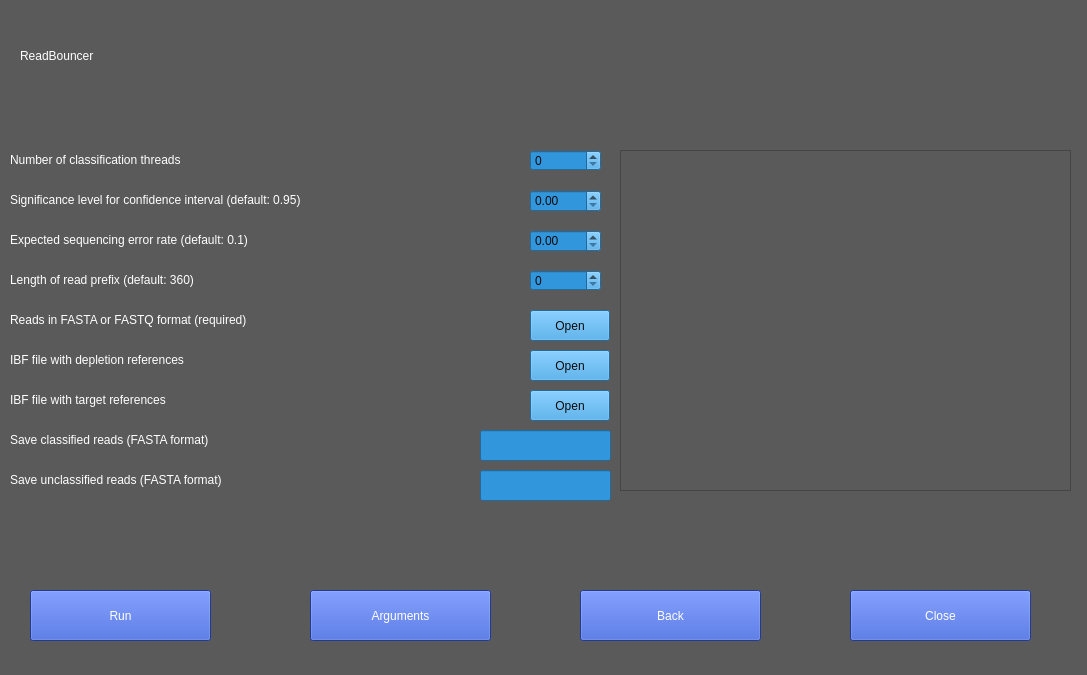
<?xml version="1.0" encoding="UTF-8"?>
<ui version="4.0">
 <class>Classify_mainwindow</class>
 <widget class="QDialog" name="Classify_mainwindow">
  <property name="geometry">
   <rect>
    <x>0</x>
    <y>0</y>
    <width>1087</width>
    <height>675</height>
   </rect>
  </property>
  <property name="maximumSize">
   <size>
    <width>1087</width>
    <height>675</height>
   </size>
  </property>
  <property name="font">
   <font>
    <weight>50</weight>
    <bold>false</bold>
   </font>
  </property>
  <property name="cursor">
   <cursorShape>ArrowCursor</cursorShape>
  </property>
  <property name="mouseTracking">
   <bool>false</bool>
  </property>
  <property name="tabletTracking">
   <bool>false</bool>
  </property>
  <property name="focusPolicy">
   <enum>Qt::NoFocus</enum>
  </property>
  <property name="windowTitle">
   <string>Classify Nanopore Reads based on a IBF</string>
  </property>
  <property name="toolTip">
   <string notr="true"/>
  </property>
  <property name="whatsThis">
   <string>&lt;!DOCTYPE HTML PUBLIC &quot;-//W3C//DTD HTML 4.0//EN&quot; &quot;http://www.w3.org/TR/REC-html40/strict.dtd&quot;&gt;
&lt;html&gt;&lt;head&gt;&lt;meta name=&quot;qrichtext&quot; content=&quot;1&quot; /&gt;&lt;style type=&quot;text/css&quot;&gt;
p, li { white-space: pre-wrap; }
&lt;/style&gt;&lt;/head&gt;&lt;body style=&quot; font-family:'MS Shell Dlg 2'; font-size:8pt; font-weight:400; font-style:normal;&quot;&gt;
&lt;p style=&quot; margin-top:12px; margin-bottom:12px; margin-left:0px; margin-right:0px; -qt-block-indent:0; text-indent:0px;&quot;&gt;&lt;br /&gt;&lt;/p&gt;&lt;/body&gt;&lt;/html&gt;</string>
  </property>
  <property name="autoFillBackground">
   <bool>false</bool>
  </property>
  <property name="styleSheet">
   <string notr="true">background-color: rgb(90, 90, 90);</string>
  </property>
  <widget class="QPushButton" name="pushButton_2">
   <property name="geometry">
    <rect>
     <x>1380</x>
     <y>460</y>
     <width>151</width>
     <height>31</height>
    </rect>
   </property>
   <property name="styleSheet">
    <string notr="true">background-color: rgb(46, 81, 204);
color: rgb(255, 255, 255);
font: 75 10pt &quot;MS Shell Dlg 2&quot;;
border-color: rgb(170, 255, 0);</string>
   </property>
   <property name="text">
    <string>Close</string>
   </property>
  </widget>
  <widget class="QPushButton" name="pushButton">
   <property name="geometry">
    <rect>
     <x>1160</x>
     <y>640</y>
     <width>151</width>
     <height>31</height>
    </rect>
   </property>
   <property name="styleSheet">
    <string notr="true">background-color: rgb(46, 81, 204);
color: rgb(255, 255, 255);
font: 75 10pt &quot;MS Shell Dlg 2&quot;;
border-color: rgb(170, 255, 0);</string>
   </property>
   <property name="text">
    <string>Close</string>
   </property>
  </widget>
  <widget class="QPushButton" name="pushButton_3">
   <property name="geometry">
    <rect>
     <x>850</x>
     <y>590</y>
     <width>181</width>
     <height>51</height>
    </rect>
   </property>
   <property name="styleSheet">
    <string notr="true">background-color: rgb(46, 81, 204);
color: rgb(255, 255, 255);
font: 75 10pt &quot;MS Shell Dlg 2&quot;;
border-color: rgb(170, 255, 0);</string>
   </property>
   <property name="text">
    <string>Close</string>
   </property>
  </widget>
  <widget class="QSpinBox" name="spinBox_3">
   <property name="geometry">
    <rect>
     <x>530</x>
     <y>270</y>
     <width>71</width>
     <height>21</height>
    </rect>
   </property>
   <property name="styleSheet">
    <string notr="true">color: rgb(11, 11, 11);
background-color: rgb(50, 150, 220);</string>
   </property>
   <property name="maximum">
    <number>100000000</number>
   </property>
  </widget>
  <widget class="QPushButton" name="pushButton_4">
   <property name="geometry">
    <rect>
     <x>30</x>
     <y>590</y>
     <width>181</width>
     <height>51</height>
    </rect>
   </property>
   <property name="styleSheet">
    <string notr="true">background-color: rgb(46, 81, 204);
color: rgb(255, 255, 255);
font: 75 10pt &quot;MS Shell Dlg 2&quot;;
border-color: rgb(170, 255, 0);</string>
   </property>
   <property name="text">
    <string>Run</string>
   </property>
  </widget>
  <widget class="QLabel" name="label_5">
   <property name="geometry">
    <rect>
     <x>10</x>
     <y>270</y>
     <width>461</width>
     <height>20</height>
    </rect>
   </property>
   <property name="styleSheet">
    <string notr="true">color: rgb(255, 255, 255);
font: 75 10pt &quot;MS Shell Dlg 2&quot;;</string>
   </property>
   <property name="text">
    <string>Length of read prefix (default: 360)</string>
   </property>
  </widget>
  <widget class="QLabel" name="label_8">
   <property name="geometry">
    <rect>
     <x>10</x>
     <y>350</y>
     <width>461</width>
     <height>20</height>
    </rect>
   </property>
   <property name="styleSheet">
    <string notr="true">color: rgb(255, 255, 255);
font: 75 10pt &quot;MS Shell Dlg 2&quot;;</string>
   </property>
   <property name="text">
    <string>IBF file with depletion references</string>
   </property>
  </widget>
  <widget class="QPushButton" name="pushButton_5">
   <property name="geometry">
    <rect>
     <x>530</x>
     <y>350</y>
     <width>80</width>
     <height>31</height>
    </rect>
   </property>
   <property name="styleSheet">
    <string notr="true">color: rgb(11, 11, 11);
background-color: rgb(50, 150, 220);
font: 75 10pt &quot;MS Shell Dlg 2&quot;;</string>
   </property>
   <property name="text">
    <string>Open</string>
   </property>
  </widget>
  <widget class="QLabel" name="label_3">
   <property name="geometry">
    <rect>
     <x>10</x>
     <y>190</y>
     <width>511</width>
     <height>20</height>
    </rect>
   </property>
   <property name="styleSheet">
    <string notr="true">color: rgb(255, 255, 255);
font: 75 10pt &quot;MS Shell Dlg 2&quot;;</string>
   </property>
   <property name="text">
    <string>Significance level for confidence interval (default: 0.95)</string>
   </property>
  </widget>
  <widget class="QLabel" name="label_7">
   <property name="geometry">
    <rect>
     <x>10</x>
     <y>310</y>
     <width>461</width>
     <height>20</height>
    </rect>
   </property>
   <property name="styleSheet">
    <string notr="true">color: rgb(255, 255, 255);
font: 75 10pt &quot;MS Shell Dlg 2&quot;;</string>
   </property>
   <property name="text">
    <string>Reads in FASTA or FASTQ format (required)</string>
   </property>
  </widget>
  <widget class="QLabel" name="label_4">
   <property name="geometry">
    <rect>
     <x>10</x>
     <y>230</y>
     <width>461</width>
     <height>20</height>
    </rect>
   </property>
   <property name="styleSheet">
    <string notr="true">color: rgb(255, 255, 255);
font: 75 10pt &quot;MS Shell Dlg 2&quot;;</string>
   </property>
   <property name="text">
    <string>Expected sequencing error rate (default: 0.1)</string>
   </property>
  </widget>
  <widget class="QPushButton" name="pushButton_6">
   <property name="geometry">
    <rect>
     <x>530</x>
     <y>310</y>
     <width>80</width>
     <height>31</height>
    </rect>
   </property>
   <property name="styleSheet">
    <string notr="true">color: rgb(11, 11, 11);
background-color: rgb(50, 150, 220);
font: 75 10pt &quot;MS Shell Dlg 2&quot;;</string>
   </property>
   <property name="text">
    <string>Open</string>
   </property>
  </widget>
  <widget class="QPushButton" name="pushButton_7">
   <property name="geometry">
    <rect>
     <x>310</x>
     <y>590</y>
     <width>181</width>
     <height>51</height>
    </rect>
   </property>
   <property name="styleSheet">
    <string notr="true">background-color: rgb(46, 81, 204);
color: rgb(255, 255, 255);
font: 75 10pt &quot;MS Shell Dlg 2&quot;;
border-color: rgb(170, 255, 0);</string>
   </property>
   <property name="text">
    <string>Arguments</string>
   </property>
  </widget>
  <widget class="QLabel" name="label_9">
   <property name="geometry">
    <rect>
     <x>10</x>
     <y>390</y>
     <width>461</width>
     <height>20</height>
    </rect>
   </property>
   <property name="styleSheet">
    <string notr="true">color: rgb(255, 255, 255);
font: 75 10pt &quot;MS Shell Dlg 2&quot;;</string>
   </property>
   <property name="text">
    <string>IBF file with target references</string>
   </property>
  </widget>
  <widget class="QPushButton" name="pushButton_8">
   <property name="geometry">
    <rect>
     <x>530</x>
     <y>390</y>
     <width>80</width>
     <height>31</height>
    </rect>
   </property>
   <property name="styleSheet">
    <string notr="true">color: rgb(11, 11, 11);
background-color: rgb(50, 150, 220);
font: 75 10pt &quot;MS Shell Dlg 2&quot;;</string>
   </property>
   <property name="text">
    <string>Open</string>
   </property>
  </widget>
  <widget class="QLabel" name="label_10">
   <property name="geometry">
    <rect>
     <x>10</x>
     <y>430</y>
     <width>461</width>
     <height>20</height>
    </rect>
   </property>
   <property name="styleSheet">
    <string notr="true">color: rgb(255, 255, 255);
font: 75 10pt &quot;MS Shell Dlg 2&quot;;</string>
   </property>
   <property name="text">
    <string>Save classified reads (FASTA format)</string>
   </property>
  </widget>
  <widget class="QLabel" name="label_11">
   <property name="geometry">
    <rect>
     <x>10</x>
     <y>470</y>
     <width>461</width>
     <height>20</height>
    </rect>
   </property>
   <property name="styleSheet">
    <string notr="true">color: rgb(255, 255, 255);
font: 75 10pt &quot;MS Shell Dlg 2&quot;;</string>
   </property>
   <property name="text">
    <string>Save unclassified reads (FASTA format)</string>
   </property>
  </widget>
  <widget class="QLabel" name="label_6">
   <property name="geometry">
    <rect>
     <x>10</x>
     <y>150</y>
     <width>511</width>
     <height>20</height>
    </rect>
   </property>
   <property name="styleSheet">
    <string notr="true">color: rgb(255, 255, 255);
font: 75 10pt &quot;MS Shell Dlg 2&quot;;</string>
   </property>
   <property name="text">
    <string>Number of classification threads</string>
   </property>
  </widget>
  <widget class="QSpinBox" name="spinBox_4">
   <property name="geometry">
    <rect>
     <x>530</x>
     <y>150</y>
     <width>71</width>
     <height>21</height>
    </rect>
   </property>
   <property name="styleSheet">
    <string notr="true">color: rgb(11, 11, 11);
background-color: rgb(50, 150, 220);</string>
   </property>
  </widget>
  <widget class="QDoubleSpinBox" name="doubleSpinBox">
   <property name="geometry">
    <rect>
     <x>530</x>
     <y>190</y>
     <width>71</width>
     <height>22</height>
    </rect>
   </property>
   <property name="styleSheet">
    <string notr="true">color: rgb(11, 11, 11);
background-color: rgb(50, 150, 220);</string>
   </property>
  </widget>
  <widget class="QDoubleSpinBox" name="doubleSpinBox_2">
   <property name="geometry">
    <rect>
     <x>530</x>
     <y>230</y>
     <width>71</width>
     <height>22</height>
    </rect>
   </property>
   <property name="styleSheet">
    <string notr="true">color: rgb(11, 11, 11);
background-color: rgb(50, 150, 220);</string>
   </property>
  </widget>
  <widget class="QTextEdit" name="text1">
   <property name="geometry">
    <rect>
     <x>620</x>
     <y>150</y>
     <width>451</width>
     <height>341</height>
    </rect>
   </property>
   <property name="styleSheet">
    <string notr="true">color: rgb(255, 255, 255);
font: 75 10pt &quot;MS Shell Dlg 2&quot;;</string>
   </property>
   <property name="html">
    <string>&lt;!DOCTYPE HTML PUBLIC &quot;-//W3C//DTD HTML 4.0//EN&quot; &quot;http://www.w3.org/TR/REC-html40/strict.dtd&quot;&gt;
&lt;html&gt;&lt;head&gt;&lt;meta name=&quot;qrichtext&quot; content=&quot;1&quot; /&gt;&lt;style type=&quot;text/css&quot;&gt;
p, li { white-space: pre-wrap; }
&lt;/style&gt;&lt;/head&gt;&lt;body style=&quot; font-family:'MS Shell Dlg 2'; font-size:10pt; font-weight:72; font-style:normal;&quot;&gt;
&lt;p style=&quot;-qt-paragraph-type:empty; margin-top:0px; margin-bottom:0px; margin-left:0px; margin-right:0px; -qt-block-indent:0; text-indent:0px;&quot;&gt;&lt;br /&gt;&lt;/p&gt;&lt;/body&gt;&lt;/html&gt;</string>
   </property>
  </widget>
  <widget class="QLineEdit" name="lineEdit_3">
   <property name="geometry">
    <rect>
     <x>480</x>
     <y>430</y>
     <width>131</width>
     <height>31</height>
    </rect>
   </property>
   <property name="styleSheet">
    <string notr="true">color: rgb(11, 11, 11);
background-color: rgb(50, 150, 220);
font: 75 10pt &quot;MS Shell Dlg 2&quot;;</string>
   </property>
   <property name="text">
    <string/>
   </property>
  </widget>
  <widget class="QLineEdit" name="lineEdit_4">
   <property name="geometry">
    <rect>
     <x>480</x>
     <y>470</y>
     <width>131</width>
     <height>31</height>
    </rect>
   </property>
   <property name="styleSheet">
    <string notr="true">color: rgb(11, 11, 11);
background-color: rgb(50, 150, 220);
font: 75 10pt &quot;MS Shell Dlg 2&quot;;</string>
   </property>
   <property name="text">
    <string/>
   </property>
  </widget>
  <widget class="QLabel" name="label_12">
   <property name="geometry">
    <rect>
     <x>20</x>
     <y>30</y>
     <width>191</width>
     <height>51</height>
    </rect>
   </property>
   <property name="styleSheet">
    <string notr="true">color: rgb(255, 255, 255);
font: 75 10pt &quot;MS Shell Dlg 2&quot;;
font: 15pt &quot;Segoe UI Symbol&quot;;</string>
   </property>
   <property name="text">
    <string>ReadBouncer</string>
   </property>
  </widget>
  <widget class="QPushButton" name="pushButton_9">
   <property name="geometry">
    <rect>
     <x>580</x>
     <y>590</y>
     <width>181</width>
     <height>51</height>
    </rect>
   </property>
   <property name="styleSheet">
    <string notr="true">background-color: rgb(46, 81, 204);
color: rgb(255, 255, 255);
font: 75 10pt &quot;MS Shell Dlg 2&quot;;
border-color: rgb(170, 255, 0);</string>
   </property>
   <property name="text">
    <string>Back</string>
   </property>
  </widget>
 </widget>
 <resources/>
 <connections/>
</ui>
